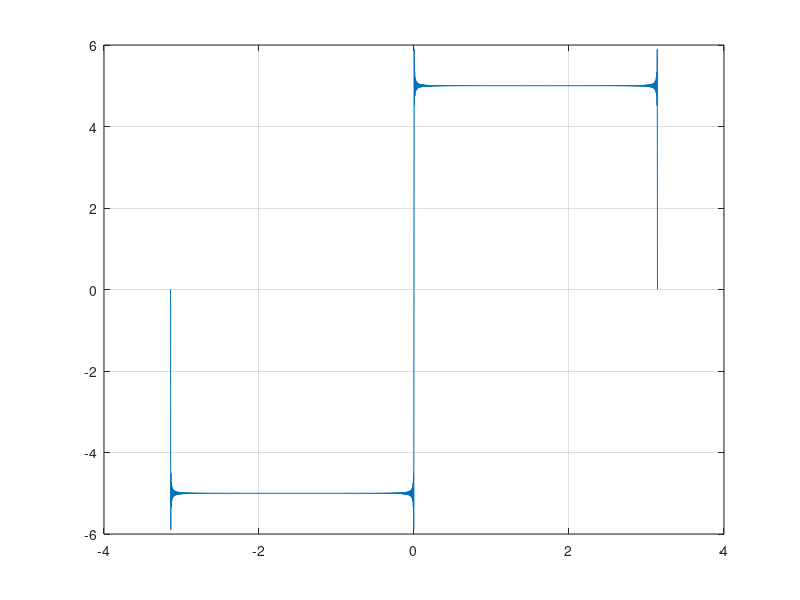

This figure's MATLAB source:
% Jose Ramiro Fuentes Lara
% Ecuaciones Diferenciales parciales
% Ejercicio 01
clc; clear;

%% Se definen nuestras variables constantes para el problema
k = 5;

%% Se establece nuestra condicion inicial asi como el intervalo de nuestra serie
x = -pi :pi/1000: pi;
u = 0;

%% Se evaluan los valores de nuestra sumatoria 
for n= 1:1000
    u = u + (1/n) * (1-cos(n*pi)) * sin(n*x);
end 

%% Se adicionan los valores constantes y se multiplica la sumatoria por su respectivo coeficiente
u = u * (2*k/pi);

%% Se grafica nuestra funcion
plot(x,u);
grid on 